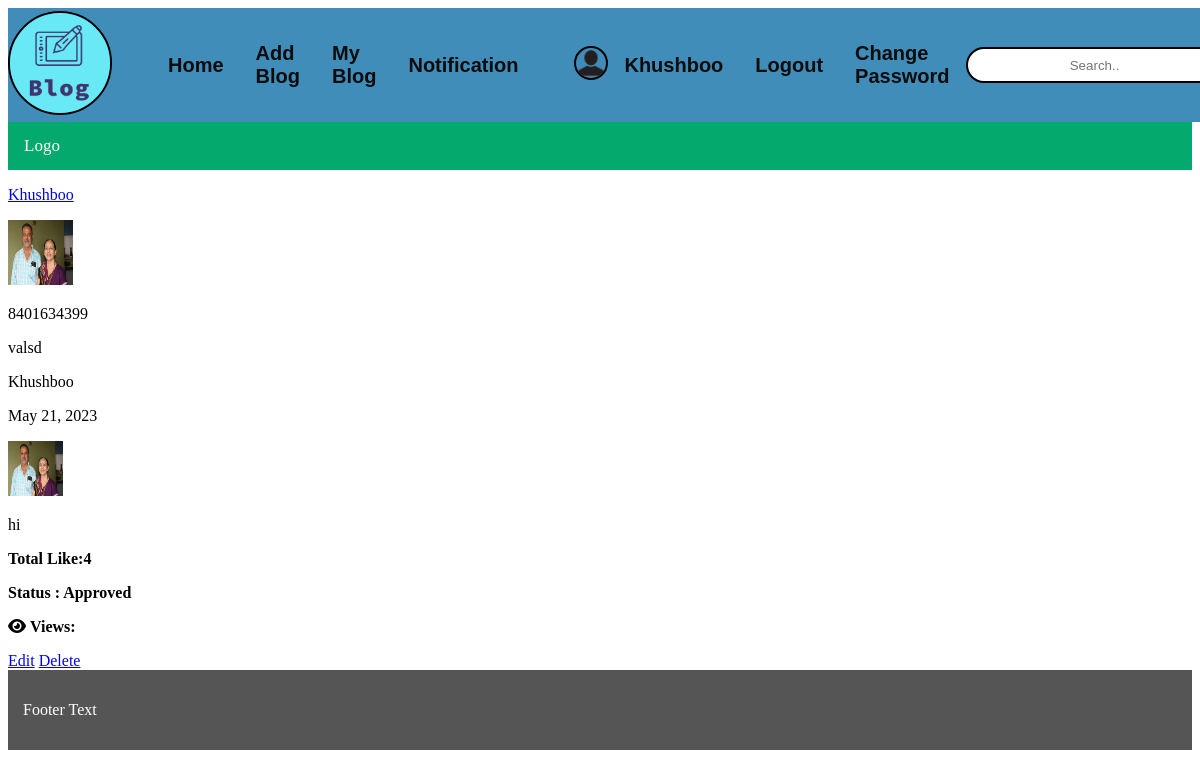
The page /userApp/user_blog/ (signed in) on the database its author committed.
### accountApp/models.py (models this page shows, shortened)
class Profile(models.Model):
    user = models.OneToOneField(User,on_delete = models.CASCADE)
    mobileno = models.CharField(max_length= 11)
    avatar = models.ImageField(upload_to = 'avatars/')
    location = models.CharField(max_length = 200)
    birth_date = models.DateField(null= True)
    bio = models.TextField(max_length = 500, blank=True)

### blogmanageApp/models.py (models this page shows, shortened)
@python_2_unicode_compatible
class Post(models.Model):
    title = models.CharField(max_length= 200)
    title_tag = models.CharField(max_length= 200)
    author = models.ForeignKey(User, on_delete = models.CASCADE)
    tag = models.ManyToManyField(Tag)
    body = RichTextField(blank = True, null = True)
    post_date = models.DateField(auto_now_add= True)
    Category = models.ForeignKey(Category, on_delete = models.CASCADE)
    like = models.ManyToManyField(User,related_name= 'likes')
    status = models.BooleanField( default = False , null = True)
    hit_count_generic = GenericRelation(HitCount, object_id_field='object_pk',related_query_name='hit_count_generic_relation')

### userApp/views.py (the view)
# urls.py: path('user_blog/',views.userblog_view, name = 'user_blog'),
@login_required(login_url= 'login')
def userblog_view(request):
    id = request.session['id']
    post = Post.objects.filter(author = id)
    return render(request,'userApp/user_blog.html',{'post': post})

### userApp/templates/userApp/user_blog.html (shortened to what this page needs)
{% extends 'userApp/base.html' %}
{% load hitcount_tags %}
{% block content %}
<div class="container text-center">
  <div class="row">
    <div class="col-sm-3 well">
      <div class="well">
        <p><a href="{% url 'update' %}">{{ user.first_name }}</a></p>
        <img src="../media/{{ user.profile.avatar }} " class="img-circle" height="65" width="65" alt="{{ user.first_name }}">
      </div>
      <p>{{ user.profile.mobileno }}</p>
      <p>{{ user.profile.location }}</a></p>
    </div>
    <div class="col-sm-7">
      {% for post in post  %}
      <div class="row" id ="blogdetail{{post.id}}">
        <div class="col-sm-3">
          <div class="well">
           <p>{{ post.author.first_name }} </p>
           <p>{{ post.post_date}}</p>
           <img src="../media/{{ post.author.profile.avatar }}" class="img-circle" height="55" width="55" alt="Avatar">
          </div>
        </div>
        <div class="col-sm-9">
          <div class="well text-left">
            <p>{{ post.title}}</p>
          <span><b>Total Like:{{ post.like.count   }}</b></span></p>
          {% if post.status == False %}
          <span><b>Status : Pending....</b></span>
          {% else %}
          <span><b>Status : Approved</b></span>
          {% endif %}
          <p>    <i class="fas fa-eye"></i>
            <b>Views: {% get_hit_count for post %} </b></p>
        <a class="btn btn-success" href="{% url 'update_blog' post.id  %}" >Edit</a>
        <a href="#" class="delete btn btn-success" id=deletebtn{{post.id}} data={{post.id}}> Delete</a>
          </div>
        </div>
      </div>
    {% endfor %}
    </div>
  </div>
</div>
{% endblock %}

### userApp/templates/userApp/base.html (shortened to what this page needs)
<!DOCTYPE html>
{% load i18n %}
<html lang="en">
<head>
  {% load static %}
  <link rel="stylesheet" href="{% static 'css/base.css'%}">
  <link rel="stylesheet" href="https://cdnjs.cloudflare.com/ajax/libs/font-awesome/4.7.0/css/font-awesome.min.css">
</head>
<body>
<nav class="navbar navbar-inverse">
  <div class="container-fluid">
    <div class="navbar-header">
      {%load static%}
      <a class="navbar-brand" href="{% url 'login' %}"><img class="img" src="{% static 'logo.png' %}"></a>
    </div>
    <div class="collapse navbar-collapse" id="myNavbar">
      <ul class="nav navbar-nav">
        <li class="active"><a href="{% url 'login' %}">Home</a></li>
        <li><a href="{% url 'blog' %}">Add Blog</a></li>
        <li><a href="{% url 'user_blog' %}">My Blog</a></li>
        <li><a href="{% url 'notification' %}">Notification</a></li>
      </ul>
      <ul class="nav navbar-nav navbar-right">
        {% load static %}
        <a class="navbar-brand"><img class="logo" src="{% static 'css/acc.ico' %}"></a>
        <li><a href="{% url 'update' %}"> {{ user.first_name }}</a></li>
        <li><a href="{% url 'logout' %}">Logout</a></li>
        <li><a href="{% url 'password_change' %}"> Change Password </a></li>
        <div class="navbar-form navbar-right" role="search">
        <div class="form-group input-group">
          <input type="text" class="form-control" id ="search" placeholder="Search..">
        </div>
      </div>
      </ul>
    </div>
  </div>
</nav>
<div class="topnav">
  <a href="#home" class="active">Logo</a>
</div>
{% block content %}
{% endblock %}
<footer class="text-center">
  <p>Footer Text</p>
</footer>
</body>
</html>

### userApp/static/css/base.css (style rules this page uses)
.container-fluid,#myNavbar,ul { display: flex; text-decoration: none; align-items: center; justify-content: space-around; background-color: #418dba; font-size: 20px; }
li a { display: block; color: rgb(13, 12, 12); padding: 14px 16px; text-decoration: none; background-color: #418dba; font-weight: bold; font-family: 'Trebuchet MS', 'Lucida Sans Unicode', 'Lucida Grande', 'Lucida Sans', Arial, sans-serif; }
.form-control { border: none; border: 2px solid black; border-radius: 20px; width: 250px; height: 30px; text-align: center; }
ul { list-style: none; }
.img { border-radius: 50%; width: 100px; height: 100px; border: 2px solid black; }
.logo { border-radius: 50%; width: 30px; height: 30px; border: 2px solid black; }
.topnav { overflow: hidden; background-color: #333; position: relative; }
.topnav a { color: white; padding: 14px 16px; text-decoration: none; font-size: 17px; display: block; }
.active { background-color: #04AA6D; color: white; }

### userApp/templates/userApp/base.html (style rules this page uses)
footer { background-color: #555; color: white; padding: 15px; }

### rows shown on the page
Post: author.first_name "Khushboo", post_date "May 21, 2023", author.profile.avatar (picture), title "hi", like.count "4", status "Status : Approved"

### other values the page prints
{{ user.first_name }} "Khushboo"
{{ user.profile.mobileno }} "8401634399"
{{ user.profile.location }} "valsd"
